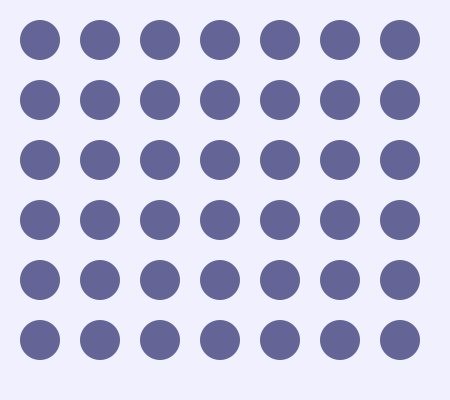
Frame 1 (no input)
Frame 60 (the mouse pressed at the canvas centre just before this capture): identical to frame 1, image omitted
Frame 120 (the mouse held since frame 60 and released just before this capture): identical to frame 1, image omitted

The Processing sketch that drew this single still picture (run headless with seeded random() and noise(); from frame 60 on, the mouse is pressed at the canvas centre):

// Processing sketch: floatOrb
// ── floatOrb.pde
ArrayList<Orb> orbs = new ArrayList<Orb>();
void setup() {
  size(450, 400);
  noStroke();
  smooth();
  int margin = 40;
  for (int x = margin; x<width-margin; x+=60) {
    for (int y = margin; y<height-margin; y+=60) {
      Orb o = new Orb(x, y);
      orbs.add(o);
    }
  }
}
void draw() {
  background(240, 240, 255);
  for (int i = 0; i<orbs.size(); i++) {
    Orb o = orbs.get(i);
    o.update();
    if (dist(mouseX, mouseY, o.pos.x, o.pos.y) < o.widthD * .5) {
      o.handleClick();
    }
  }
}
// ── Orb.pde
class Orb {
  PVector pos;

  boolean isFloating = false;
  int startFloatTime = 0;
  int floatDuration = 4500;

  float floatOffset = 20;
  float originalY;
  float easing = .1;
  float colorPosition = 0;

  float heightD = 40;
  float squishAmount = 30;
  float widthD = 40;

  color drawColor = color(100, 100, 150);
  color activeColor = color(250, 100, 150);
  Orb(float x, float y) {
    pos = new PVector(x, y);
    originalY = pos.y;
  }
  void update() {
    color currentColor; 
    if (isFloating) {
      colorPosition += (1-colorPosition) * easing;
      currentColor = lerpColor(drawColor, activeColor, colorPosition);
      pos.y += ((originalY - floatOffset) - pos.y) * easing;
      heightD += (squishAmount - heightD) * easing;
    } else {
      colorPosition += (0-colorPosition) * easing;
      currentColor = lerpColor(drawColor, activeColor, colorPosition);
      pos.y += (originalY - pos.y) * easing;
      heightD += (widthD - heightD) * easing;
    }
    fill(currentColor);
    ellipse(pos.x, pos.y, widthD, heightD);
    testToStopFloat();
  }
  void handleClick() {
    if (!isFloating) {
      startFloatTime = millis();
      isFloating = true;
    }
  }
  void testToStopFloat() {
    if (millis() > startFloatTime + floatDuration) {
      isFloating = false;
    }
  }
}
